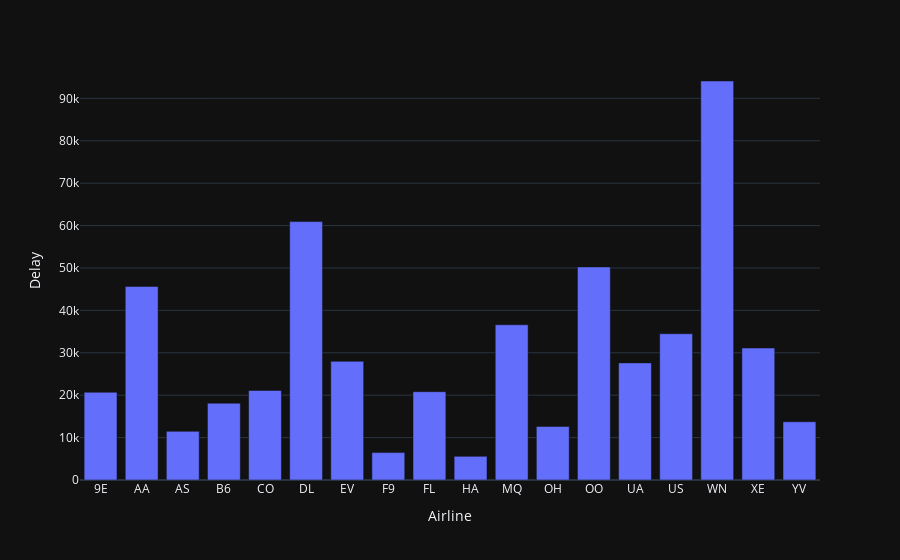

The cell this chart's notebook holds for it:
### Code cell
#Create plot grouped by airline to count 
initial_df = data[['Airline','Delay']].groupby('Airline').agg('count').reset_index()
fig = px.bar(initial_df, x='Airline', y='Delay',template = 'plotly_dark')
fig.show()

### Figure 1 — Plotly figure (JSON) as saved in the notebook; plotly's stock layout.template omitted (floating-point values rounded to 4 significant figures)
{"data": [{"alignmentgroup": "True", "hovertemplate": "Airline=%{x}<br>Delay=%{y}<extra></extra>", "legendgroup": "", "marker": {"color": "#636efa", "pattern": {"shape": ""}}, "name": "", "offsetgroup": "", "orientation": "v", "showlegend": false, "textposition": "auto", "type": "bar", "x": ["9E", "AA", "AS", "B6", "CO", "DL", "EV", "F9", "FL", "HA", "MQ", "OH", "OO", "UA", "US", "WN", "XE", "YV"], "xaxis": "x", "y": [20686, 45656, 11471, 18112, 21118, 60940, 27983, 6456, 20827, 5578, 36605, 12630, 50254, 27619, 34500, 94097, 31126, 13725], "yaxis": "y"}], "layout": {"barmode": "relative", "legend": {"tracegroupgap": 0}, "margin": {"t": 60}, "xaxis": {"anchor": "y", "domain": [0, 1], "title": {"text": "Airline"}}, "yaxis": {"anchor": "x", "domain": [0, 1], "title": {"text": "Delay"}}}}
